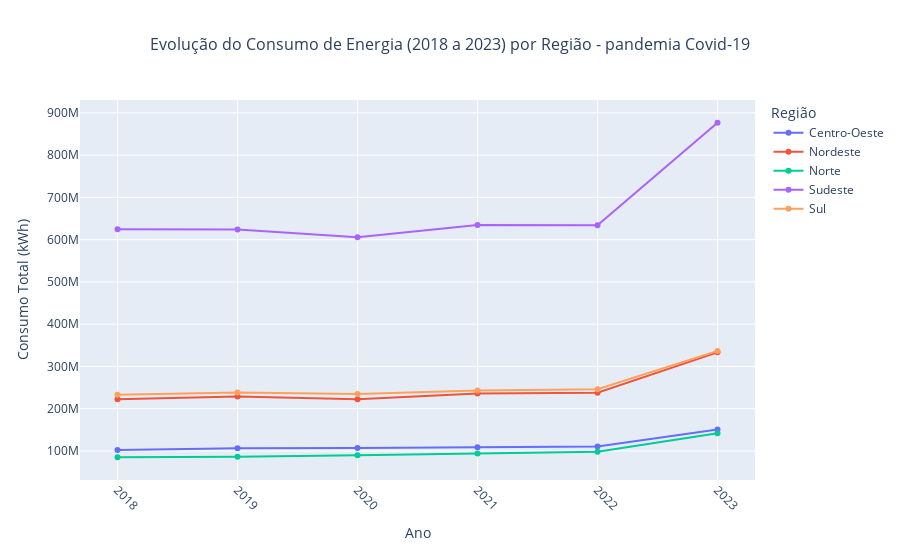

The cell this chart's notebook holds for it:
### Markdown cell above
### Verificando o comportamento de 2018 a 2023, englobando o período da pandemia de Covid-19

### Code cell
# Filtrando os dados de 2018 a 2023 e removendo registros com NaN no consumo
df_completo = df_consumo_com_regioes[df_consumo_com_regioes['ano'].between(2018, 2023)]
df_completo = df_completo.dropna(subset=['consumo'])

# Agrupar o consumo por região e ano
df_comparacao_tempo = df_completo.groupby(['ano', 'regiao'])['consumo'].sum().reset_index()

# Criando o gráfico interativo
fig = px.line(df_comparacao_tempo, 
              x='ano', 
              y='consumo', 
              color='regiao', 
              markers=True, 
              title="Evolução do Consumo de Energia (2018 a 2023) por Região - pandemia Covid-19",
              labels={'ano': 'Ano', 'consumo': 'Consumo Total (kWh)', 'regiao': 'Região'})

# Personalizar o layout
fig.update_layout(
    xaxis=dict(tickmode='array', tickvals=df_comparacao_tempo['ano'].unique(), tickangle=45),
    yaxis_title='Consumo Total (kWh)',
    legend_title='Região',
    title_font=dict(size=16),
    title_x=0.5
)

# Exibir o gráfico
fig.show()

### Figure 1 — Plotly figure (JSON) as saved in the notebook; plotly's stock layout.template omitted (floating-point values rounded to 4 significant figures)
{"data": [{"hovertemplate": "Região=Centro-Oeste<br>Ano=%{x}<br>Consumo Total (kWh)=%{y}<extra></extra>", "legendgroup": "Centro-Oeste", "line": {"color": "#636efa", "dash": "solid"}, "marker": {"symbol": "circle"}, "mode": "lines+markers", "name": "Centro-Oeste", "orientation": "v", "showlegend": true, "type": "scatter", "x": [2018, 2019, 2020, 2021, 2022, 2023], "xaxis": "x", "y": [102193308, 106303743, 107072594, 108857090, 110415142, 151025660], "yaxis": "y"}, {"hovertemplate": "Região=Nordeste<br>Ano=%{x}<br>Consumo Total (kWh)=%{y}<extra></extra>", "legendgroup": "Nordeste", "line": {"color": "#EF553B", "dash": "solid"}, "marker": {"symbol": "circle"}, "mode": "lines+markers", "name": "Nordeste", "orientation": "v", "showlegend": true, "type": "scatter", "x": [2018, 2019, 2020, 2021, 2022, 2023], "xaxis": "x", "y": [222085824, 229034349, 222458111, 236178530, 237609986, 333334202], "yaxis": "y"}, {"hovertemplate": "Região=Norte<br>Ano=%{x}<br>Consumo Total (kWh)=%{y}<extra></extra>", "legendgroup": "Norte", "line": {"color": "#00cc96", "dash": "solid"}, "marker": {"symbol": "circle"}, "mode": "lines+markers", "name": "Norte", "orientation": "v", "showlegend": true, "type": "scatter", "x": [2018, 2019, 2020, 2021, 2022, 2023], "xaxis": "x", "y": [85101244, 86579491, 90092725, 93732930, 97953942, 141914945], "yaxis": "y"}, {"hovertemplate": "Região=Sudeste<br>Ano=%{x}<br>Consumo Total (kWh)=%{y}<extra></extra>", "legendgroup": "Sudeste", "line": {"color": "#ab63fa", "dash": "solid"}, "marker": {"symbol": "circle"}, "mode": "lines+markers", "name": "Sudeste", "orientation": "v", "showlegend": true, "type": "scatter", "x": [2018, 2019, 2020, 2021, 2022, 2023], "xaxis": "x", "y": [624421194, 623805219, 605823593, 634450359, 633951773, 876644082], "yaxis": "y"}, {"hovertemplate": "Região=Sul<br>Ano=%{x}<br>Consumo Total (kWh)=%{y}<extra></extra>", "legendgroup": "Sul", "line": {"color": "#FFA15A", "dash": "solid"}, "marker": {"symbol": "circle"}, "mode": "lines+markers", "name": "Sul", "orientation": "v", "showlegend": true, "type": "scatter", "x": [2018, 2019, 2020, 2021, 2022, 2023], "xaxis": "x", "y": [233198325, 238105684, 234880648, 242950182, 246263916, 336807767], "yaxis": "y"}], "layout": {"legend": {"title": {"text": "Região"}, "tracegroupgap": 0}, "title": {"font": {"size": 16}, "text": "Evolução do Consumo de Energia (2018 a 2023) por Região - pandemia Covid-19", "x": 0.5}, "xaxis": {"anchor": "y", "domain": [0, 1], "tickangle": 45, "tickmode": "array", "tickvals": [2018, 2019, 2020, 2021, 2022, 2023], "title": {"text": "Ano"}}, "yaxis": {"anchor": "x", "domain": [0, 1], "title": {"text": "Consumo Total (kWh)"}}}}
